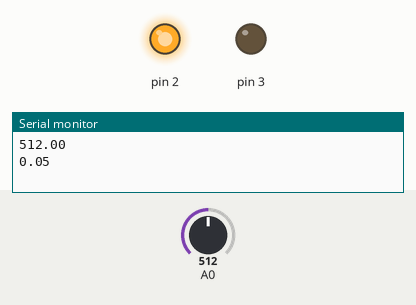
Bench run of a sketch on a simulated Arduino Uno, built with avr-gcc and run on an emulated ATmega328P. On the bench: output pins drawn as LEDs (lit = HIGH), the last lines printed to the serial monitor. The test bench sets the inputs (shaded band); at power-on: A0 = 512.

Above: at 1.2 s.
1.3 s: A0 set to 410
2.8 s: A0 set to 389
At 4.0 s:
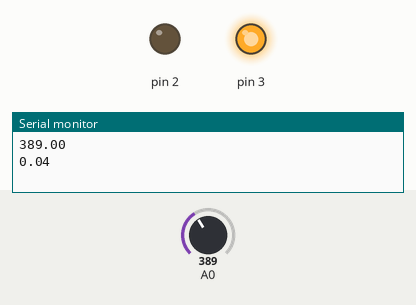
4.3 s: A0 set to 511
At 5.5 s:
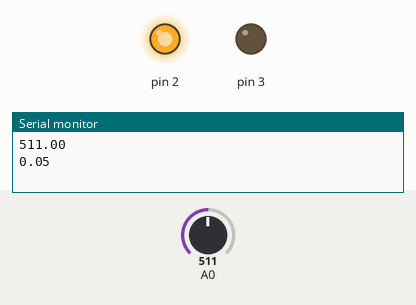
5.9 s: A0 set to 390
At 6.9 s:
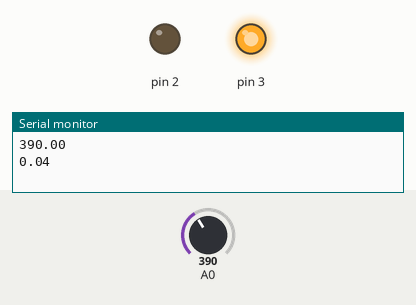
Timing chart, 0 to 8.5 s (numbered marks = the images above; inputs shaded):
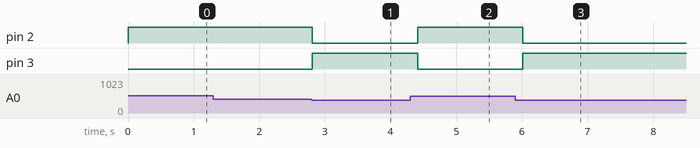

Measured:
- the behaviour switches between 401 and 400 on A0 (found by bisection; images 0 and 1)
- after the input at 2.8 s, pin 2: HIGH → LOW at once; pin 3: LOW → HIGH at once
- after the input at 4.3 s, pin 2: LOW → HIGH after 0.11 s; pin 3: HIGH → LOW after 0.11 s
- after the input at 5.9 s, pin 2: HIGH → LOW after 0.12 s; pin 3: LOW → HIGH after 0.12 s

The sketch:

MQ3.ino
```cpp
int valor_limite= 400;                  // Fiaja el valor limite en el que se activa la alarma
float valor_alcohol;

void setup() {
  Serial.begin(9600);                   // Activa el puerto Serial a 9600 Baudios
  pinMode(2,OUTPUT);
  pinMode(3,OUTPUT);
}

void loop() {
  valor_alcohol=analogRead(A0);
  Serial.println(valor_alcohol);       // Envia al Serial el valor leido del Sensor MQ3
  float porcentaje=(valor_alcohol/10000);  //calcula el porcentaje
  Serial.println(porcentaje);            // Envia al Serial el porcentaje
  Serial.println(' ');

  if(valor_alcohol > valor_limite){    // Si la medida de gas metano es mayor de valor limite
       digitalWrite(2, HIGH);
       digitalWrite(3, LOW);
   }
   else{
      digitalWrite(2, LOW);
      digitalWrite(3, HIGH);
   }
  delay (400);                          // Espera 400ms para realizar la proxima medida
}
```
